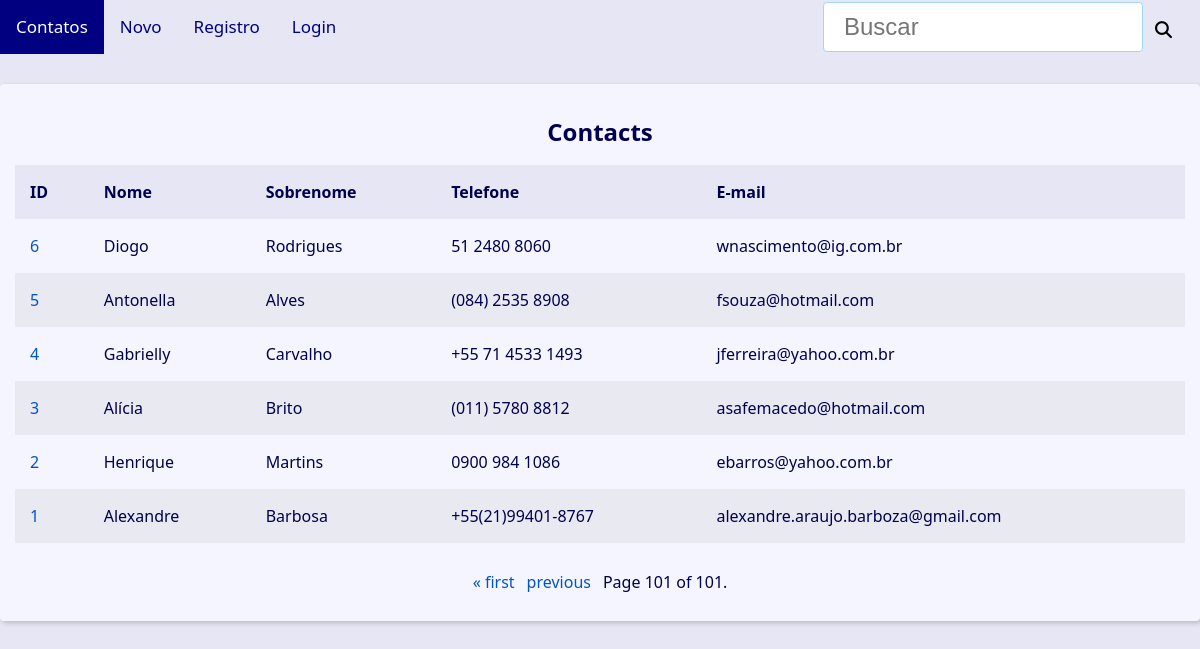
/?page=101&q=, run on the app's committed database.
### contact/models.py (models this page shows, shortened)
class Contact(models.Model):
    first_name = models.CharField(max_length=50)
    last_name = models.CharField(max_length=50, blank=True)
    phone = models.CharField(max_length=50)
    email = models.EmailField(max_length=254, blank=True, verbose_name='E-mail')
    created_date = models.DateTimeField(default=timezone.now)
    description = models.TextField(blank=True, verbose_name='Descrição')
    show = models.BooleanField(default=True)
    picture = models.ImageField(blank=True, upload_to='pictures/%Y/%m/', verbose_name='Imagem')
    owner = models.ForeignKey(
        User,
        on_delete=models.SET_NULL,
        blank=True, null=True
    )
    category = models.ForeignKey(
        Category,
        on_delete=models.SET_NULL,
        blank=True,
        null=True,
        verbose_name='Categoria'
    )

### contact/views/contact_views.py (the view)
# urls.py: path('', views.index, name='index'),
def index(request):
    contacts = Contact.objects \
        .filter(show=True)\
        .order_by('-id')
    paginator = Paginator(contacts, 10)
    page_number = request.GET.get("page")
    page_obj = paginator.get_page(page_number)
    context = {
        'page_obj': page_obj,
        'site_title': ' - Contatos',
    }
    return render(
        request,
        'contact/index.html',
        context
    )

### contact/templates/contact/index.html
{% extends 'global/base.html' %}
{% block content %}
  {% if page_obj %}
    <div class="responsive-table">
      <table class="contacts-table">
        <caption class="table-caption ">
          Contacts
        </caption>
        <thead>
          <tr class="table-row table-row-header">
            <th class="table-header">ID</th>
            <th class="table-header">Nome</th>
            <th class="table-header">Sobrenome</th>
            <th class="table-header">Telefone</th>
            <th class="table-header">E-mail</th>
          </tr>
        </thead>
        <tbody>
          {% for contact in page_obj %}
            <tr class="table-row">
              <td class="table-cel">
                <a
                  class="table-link"
                  href="{% url 'contact:contact' contact.id %}"
                >
                  {{ contact.id }}
                </a>
              </td>
              <td class="table-cel">
                {{ contact.first_name }}
              </td>
              <td class="table-cel">
                {{ contact.last_name }}
              </td>
              <td class="table-cel">
                {{ contact.phone }}
              </td>
              <td class="table-cel">
                {{ contact.email }}
              </td>
            </tr>
          {% endfor %}
        </tbody>
      </table>
    </div>
  {% else %}
    <div class="single-contact">
      <h1 class="single-contact-name">
        <p align="center">Nenhum contato encontrado.</p>
      </h1>
    </div>
  {% endif %}
{% endblock content %}

### base/static/global/css/style.css (style rules this page uses)
:root { --spacing: 1.5rem; --link-dark-color: rgb(0, 83, 200); --link-light-color: rgb(156, 217, 255); --clr-white: rgb(245, 245, 255); --clr-blue: rgb(0, 0, 80); --clr-light-gray: rgb(230, 230, 245); --clr-dark-shadow-5: rgba(0, 0, 10, 5%); --clr-dark-shadow-10: rgba(0, 0, 10, 10%); --clr-dark-shadow-20: rgba(0, 0, 10, 20%); --clr-light-shadow-5: rgba(200, 200, 255, 5%); --clr-light-shadow-10: rgba(200, 200, 255, 20%); --clr-light-shadow-20: rgba(200, 200, 255, 20%); --main-page-width: 120rem; --table-min-width: 60rem; --biggest-font-size: 5rem; --bigger-font-size: 4rem; --big-font-size: 3.2rem; --medium-font-size: 2.4rem; --small-font-size: 1.6rem; --smaller-font-size: 1.4rem; --smallest-font-size: 1.2rem; --transition-fast: 300ms; --transition-medium: 600ms; --transition-slow: 1s; --default-border-radius: 4px; }
*, *::before, *::after { margin: 0; padding: 0; box-sizing: border-box; }
html { font-size: 62.5%; }
body { font-family: system-ui, -apple-system, BlinkMacSystemFont, 'Segoe UI', Roboto, Oxygen, Ubuntu, Cantarell, 'Open Sans', 'Helvetica Neue', sans-serif; line-height: 1.5; font-size: var(--small-font-size); color: var(--clr-blue); -webkit-font-smoothing: antialiased; background: var(--clr-light-gray); }
.responsive-table { width: 100%; overflow-x: auto; }
.contacts-table { width: 100%; min-width: var(--table-min-width); border-collapse: collapse; }
.table-caption { font-size: var(--medium-font-size); font-weight: bold; padding: var(--spacing); }
.table-row { text-align: left; text-overflow: ellipsis; transition: background-color var(--transition-fast) ease-in-out; }
.table-row:nth-of-type(2n) { background: var(--clr-dark-shadow-5); }
.table-row-header { background: var(--clr-light-gray); color: var(--clr-blue); }
.table-cel, .table-header { padding: var(--spacing); }
.table-link { color: var(--link-dark-color); transition: color var(--transition-fast) ease-in-out; text-decoration: none; }

### data on the page
Contact: id "6", first_name "Diogo", last_name "Rodrigues", phone "51 2480 8060", email "wnascimento@ig.com.br"
Contact: id "5", first_name "Antonella", last_name "Alves", phone "(084) 2535 8908", email "fsouza@hotmail.com"
Contact: id "4", first_name "Gabrielly", last_name "Carvalho", phone "+55 71 4533 1493", email "jferreira@yahoo.com.br"
Contact: id "3", first_name "Alícia", last_name "Brito", phone "(011) 5780 8812", email "asafemacedo@hotmail.com"
Contact: id "2", first_name "Henrique", last_name "Martins", phone "0900 984 1086", email "ebarros@yahoo.com.br"
Contact: id "1", first_name "Alexandre", last_name "Barbosa", phone "+55(21)99401-8767", email "alexandre.araujo.barboza@gmail.com"

### other printed values
{{ page_obj.number }} "101"
{{ page_obj.paginator.num_pages }} "101"
